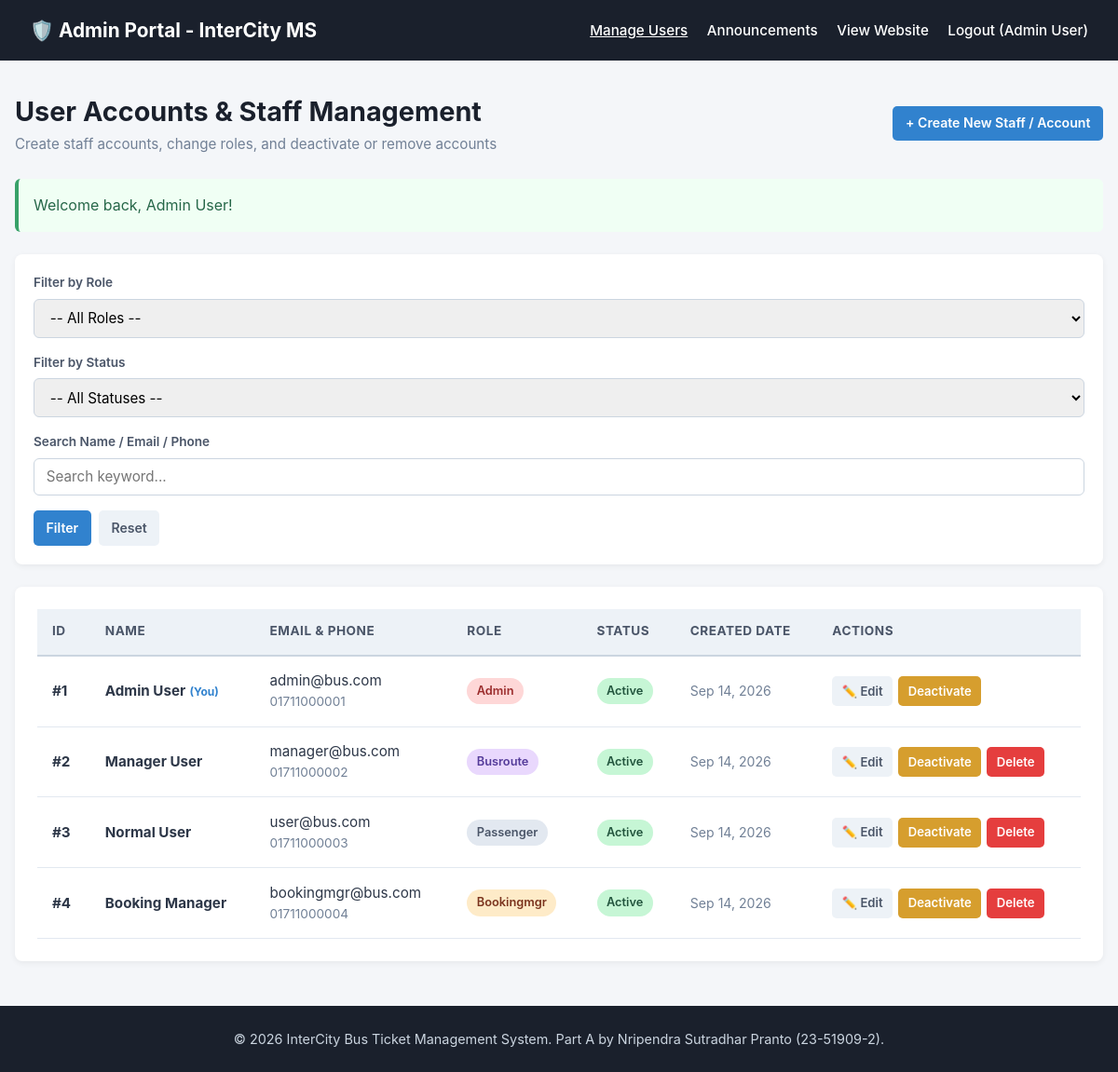
/controllers/UserController.php?action=index (signed in), run on the app's committed database.
### tables this page shows
CREATE TABLE IF NOT EXISTS users (
	id         INT AUTO_INCREMENT PRIMARY KEY,
	name       VARCHAR(100) NOT NULL,
	username   VARCHAR(50)  DEFAULT NULL UNIQUE,  
	email      VARCHAR(120) NOT NULL UNIQUE,
	password   VARCHAR(255) NOT NULL,
	phone      VARCHAR(20)  DEFAULT NULL,
	role       ENUM('passenger','admin','bookingmgr','busroute') NOT NULL DEFAULT 'passenger',
	status     ENUM('active','inactive') NOT NULL DEFAULT 'active',
	created_at DATETIME NOT NULL DEFAULT CURRENT_TIMESTAMP
);

### db.php (called while the page is built, shortened)
<?php
class DBConnection {
	private $host = "localhost";
	private $username = "root";
	private $password = "";
	private $database = "bus_management";
	public function connect() {
		$conn = @new mysqli($this->host, $this->username, $this->password, $this->database);
		$conn->set_charset("utf8");
		return $conn;
	}
}

### models/PreviewT.php (called while the page is built, shortened)
<?php
require_once __DIR__ . '/../db.php';
class Preview {
	private static $checked = false;
	private static $conn    = null;
	public static function connect() {
		if (!self::$checked) {
			self::$checked = true;
			try {
				self::$conn = (new DBConnection())->connect();
			} catch (Throwable $e) {
				self::$conn = null;
			}
		}
		return self::$conn;
	}
}

### models/UserT.php (called while the page is built, shortened)
<?php
require_once __DIR__ . '/PreviewT.php';
class User {
	private $conn;
	public function __construct() {
		$this->conn = Preview::connect();
	}
	public function filterUsers($role = '', $status = '', $search = '') {
		$sql    = "SELECT id, name, email, phone, role, status, created_at FROM users WHERE 1 = 1";
		$params = [];
		$sql .= " ORDER BY id";
		$stmt = $this->conn->prepare($sql);
		$stmt->execute();
		return $stmt->get_result()->fetch_all(MYSQLI_ASSOC);
	}
}

### views/admin/user_list.php (the view, shortened to what this page needs)
<?php
$hasLayout = false;
if ($hasLayout) {
    include __DIR__ . '/../layouts/header.php';
} else {
?>
<!DOCTYPE html>
<html lang="en">
<head>
</head>
<body>
<nav class="navbar">
    <div style="font-size: 1.3rem; font-weight: bold;">🛡️ Admin Portal - InterCity MS</div>
    <div>
        <a href="../controllers/UserController.php?action=index" style="text-decoration: underline;">Manage Users</a>
        <a href="../controllers/AnnouncementControllerT.php?action=index">Announcements</a>
        <a href="../controllers/HomeController.php" target="_blank">View Website</a>
        <a href="../controllers/AuthController.php?action=logout">Logout (<?= htmlspecialchars($_SESSION['user_name']) ?>)</a>
    </div>
</nav>
<?php } ?>
<div class="container">
    <div class="page-header">
        <div>
            <h1>User Accounts & Staff Management</h1>
            <p style="color: #718096; font-size: 0.95rem;">Create staff accounts, change roles, and deactivate or remove accounts</p>
        </div>
        <div>
            <a href="../controllers/UserController.php?action=create" class="btn btn-primary">+ Create New Staff / Account</a>
        </div>
    </div>
    <?php if (!empty($_SESSION['flash_success'])): ?>
        <div class="alert alert-success"><?= htmlspecialchars($_SESSION['flash_success']); unset($_SESSION['flash_success']); ?></div>
    <?php endif; ?>
    <div class="card" style="padding: 1.25rem;">
        <form action="../controllers/UserController.php" method="GET" class="filter-form">
            <div class="form-group">
                <label for="role">Filter by Role</label>
                <select name="role" id="role" class="form-control">
                    <option value="">-- All Roles --</option>
                </select>
            </div>
            <div class="form-group">
                <label for="status">Filter by Status</label>
                <select name="status" id="status" class="form-control">
                    <option value="">-- All Statuses --</option>
                </select>
            </div>
            <div class="form-group">
                <label for="search">Search Name / Email / Phone</label>
                <input type="text" name="search" id="search" class="form-control" placeholder="Search keyword..." value="<?= htmlspecialchars(isset($search) ? $search : '') ?>">
            </div>
            <div style="display: flex; gap: 0.5rem;">
                <button type="submit" class="btn btn-primary" style="height: 38px;">Filter</button>
                <a href="../controllers/UserController.php?action=index" class="btn btn-secondary" style="height: 38px; line-height: 24px;">Reset</a>
            </div>
        </form>
    </div>
    <div class="card" style="overflow-x: auto;">
        <?php if (!empty($users)): ?>
            <table>
                <thead>
                    <tr>
                        <th>ID</th>
                        <th>Name</th>
                        <th>Email & Phone</th>
                        <th>Role</th>
                        <th>Status</th>
                        <th>Created Date</th>
                        <th>Actions</th>
                    </tr>
                </thead>
                <tbody>
                    <?php foreach ($users as $u): ?>
                        <tr>
                            <td><strong>#<?= (int)$u['id'] ?></strong></td>
                            <td>
                                <strong><?= htmlspecialchars($u['name']) ?></strong>
                                <?php if ((int)$u['id'] === (int)$_SESSION['user_id']): ?>
                                    <span style="font-size: 0.75rem; color: #3182ce; font-weight: bold;">(You)</span>
                                <?php endif; ?>
                            </td>
                            <td>
                                <div><?= htmlspecialchars($u['email']) ?></div>
                                <div style="font-size: 0.85rem; color: #718096;"><?= htmlspecialchars($u['phone']) ?></div>
                            </td>
                            <td>
                                <?php
                                $roleBadge = 'badge-passenger';
                                if ($u['role'] === 'admin') $roleBadge = 'badge-admin';
                                elseif ($u['role'] === 'bookingmgr') $roleBadge = 'badge-bookingmgr';
                                elseif ($u['role'] === 'busroute') $roleBadge = 'badge-busroute';
                                ?>
                                <span class="badge <?= $roleBadge ?>"><?= htmlspecialchars($u['role']) ?></span>
                            </td>
                            <td>
                                <span class="badge <?= $u['status'] === 'active' ? 'badge-active' : 'badge-inactive' ?>">
                                    <?= htmlspecialchars($u['status']) ?>
                                </span>
                            </td>
                            <td>
                                <span style="font-size: 0.88rem; color: #718096;">
                                    <?= !empty($u['created_at']) ? date('M d, Y', strtotime($u['created_at'])) : '—' ?>
                                </span>
                            </td>
                            <td>
                                <div class="actions">
                                    <a href="../controllers/UserController.php?action=edit&id=<?= (int)$u['id'] ?>" class="btn btn-secondary btn-sm" title="Edit account and role">
                                        ✏️ Edit
                                    </a>
                                    <?php if ($u['status'] === 'active'): ?>
                                        <a href="../controllers/UserController.php?action=toggleStatus&id=<?= (int)$u['id'] ?>&status=inactive" class="btn btn-warning btn-sm" onclick="return confirm('Deactivate this user account?');">
                                            Deactivate
                                        </a>
                                    <?php else: ?>
                                        <a href="../controllers/UserController.php?action=toggleStatus&id=<?= (int)$u['id'] ?>&status=active" class="btn btn-success btn-sm">
                                            Activate
                                        </a>
                                    <?php endif; ?>
                                    <?php if ((int)$u['id'] !== (int)$_SESSION['user_id']): ?>
                                        <a href="../controllers/UserController.php?action=delete&id=<?= (int)$u['id'] ?>" class="btn btn-danger btn-sm" onclick="return confirm('Permanently delete this user account?');">
                                            Delete
                                        </a>
                                    <?php endif; ?>
                                </div>
                            </td>
                        </tr>
                    <?php endforeach; ?>
                </tbody>
            </table>
        <?php else: ?>
            <div style="text-align: center; padding: 3rem 1rem;">
                <p style="font-size: 1.15rem; color: #4a5568;">No user accounts matched the filter criteria.</p>
            </div>
        <?php endif; ?>
    </div>
</div>
<?php if ($hasLayout) { include __DIR__ . '/../layouts/footer.php'; } else { ?>
<footer style="background: #1a202c; color: #cbd5e0; text-align: center; padding: 1.5rem; margin-top: 3rem; font-size: 0.9rem;">
    <p>&copy; <?= date('Y') ?> InterCity Bus Ticket Management System. Part A by Nripendra Sutradhar Pranto (23-51909-2).</p>
</footer>
</body>
</html>
<?php } ?>

### views/admin/user_list.php (style rules this page uses)
* { box-sizing: border-box; margin: 0; padding: 0; font-family: -apple-system, BlinkMacSystemFont, "Segoe UI", Roboto, Helvetica, Arial, sans-serif; }
body { background: #f4f6f9; color: #2d3748; line-height: 1.6; }
.navbar { background: #1a202c; color: white; padding: 1rem 2rem; display: flex; justify-content: space-between; align-items: center; }
.navbar a { color: white; text-decoration: none; margin-left: 1rem; font-weight: 500; font-size: 0.95rem; }
.container { max-width: 1200px; margin: 2rem auto; padding: 0 1rem; }
.page-header { display: flex; justify-content: space-between; align-items: center; margin-bottom: 1.5rem; }
.page-header h1 { font-size: 1.8rem; color: #1a202c; }
.card { background: white; border-radius: 8px; box-shadow: 0 2px 6px rgba(0,0,0,0.06); padding: 1.5rem; margin-bottom: 1.5rem; }
.filter-form { display: grid; grid-template-columns: repeat(auto-fit, minmax(200px, 1fr)) auto; gap: 1rem; align-items: flex-end; }
.form-group label { display: block; font-weight: 600; font-size: 0.85rem; margin-bottom: 0.35rem; color: #4a5568; }
.form-control { width: 100%; padding: 0.6rem 0.8rem; border: 1px solid #cbd5e0; border-radius: 6px; font-size: 0.95rem; }
table { width: 100%; border-collapse: collapse; text-align: left; }
th { background: #edf2f7; color: #4a5568; font-size: 0.85rem; text-transform: uppercase; letter-spacing: 0.5px; padding: 0.85rem 1rem; border-bottom: 2px solid #cbd5e0; }
td { padding: 0.9rem 1rem; border-bottom: 1px solid #e2e8f0; font-size: 0.95rem; vertical-align: middle; }
.badge { display: inline-block; padding: 0.25rem 0.65rem; border-radius: 999px; font-size: 0.8rem; font-weight: 600; text-transform: capitalize; }
.badge-admin { background: #fed7d7; color: #9b2c2c; }
.badge-passenger { background: #e2e8f0; color: #4a5568; }
.badge-bookingmgr { background: #feebc8; color: #7b341e; }
.badge-busroute { background: #e9d8fd; color: #553c9a; }
.badge-active { background: #c6f6d5; color: #22543d; }
.btn { display: inline-block; padding: 0.45rem 0.85rem; border-radius: 5px; font-size: 0.88rem; font-weight: 600; text-decoration: none; cursor: pointer; border: none; transition: 0.2s; }
.btn-sm { padding: 0.35rem 0.65rem; font-size: 0.82rem; }
.btn-primary { background: #3182ce; color: white; }
.btn-secondary { background: #edf2f7; color: #4a5568; }
.btn-warning { background: #d69e2e; color: white; }
.btn-danger { background: #e53e3e; color: white; }
.actions { display: flex; gap: 0.4rem; align-items: center; }
.alert { padding: 1rem; border-radius: 6px; margin-bottom: 1.5rem; }
.alert-success { background: #f0fff4; color: #276749; border-left: 4px solid #38a169; }

### data on the page
users: id "1", name "Admin User", shows "(You)", email "admin@bus.com", phone "01711000001", role "Admin", status "Active", created_at "Sep 14, 2026"
users: id "2", name "Manager User", email "manager@bus.com", phone "01711000002", role "Busroute", status "Active", created_at "Sep 14, 2026"
users: id "3", name "Normal User", email "user@bus.com", phone "01711000003", role "Passenger", status "Active", created_at "Sep 14, 2026"
users: id "4", name "Booking Manager", email "bookingmgr@bus.com", phone "01711000004", role "Bookingmgr", status "Active", created_at "Sep 14, 2026"

### other printed values
$_SESSION['user_name'] "Admin User"
$_SESSION['flash_success'] "Welcome back, Admin User!"
